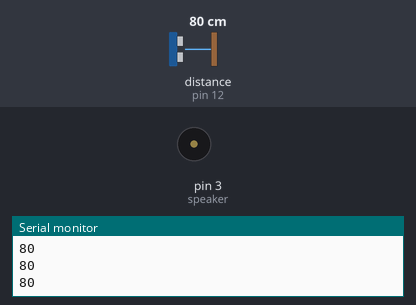
Bench run of a sketch on a simulated Arduino Uno, built with avr-gcc and run on an emulated ATmega328P. On the bench: buzzer (waves = sounding), the last lines printed to the serial monitor. Wiring (inferred from the names in the program): ultrasonic range finder: trigger pin 12; echo pin 12. The inputs (shaded band) are chosen by the test bench; at power-on: distance to the obstacle (sensor on pin 12) 80 cm. The echo pulse lasts 58.3 µs per cm.

Above: at 1.2 s.
1.3 s: distance to the obstacle (sensor on pin 12) set to 53 cm
2.8 s: distance to the obstacle (sensor on pin 12) set to 44 cm
At 4.1 s:
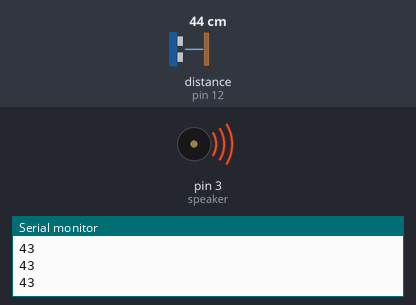
Timing chart, 0 to 5.8 s (numbered marks = the images above; inputs shaded):
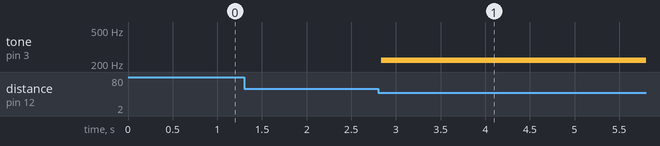

Measured:
- the behaviour switches between 50 and 49 cm on distance to the obstacle (sensor on pin 12) (found by bisection; images 0 and 1)
- after the input at 2.8 s, tone on pin 3 (speaker): silent → 220 Hz at once

The sketch:

rangiano.ino
```cpp
// RANGIANO (range piano)
// Plays notes by changing distance
// Check readme.md for details


#include "melody.h"


// PINS
const int sensor = 12;  // Distance Sensor
const int speaker = 3; // Speaker


// WORKING RANGE of our instrument, where it will play melody
// Set it small to play with hand
// Set it large to play by walking
#define FAR 50 // cm
#define NEAR 5  // cm
const int range = FAR - NEAR;


// MELODY
// melody is set in melody.h

// to set note length in generateSound() method
// and standardize delays
#define NOTE_DURATION 100  // milliseconds

// number of notes
const int notesCount = sizeof(notes)/sizeof(notes[0]);

// length of a subrange for every note
const float noteStep = (float)range / (float)notesCount;

// to separate sequence of identical notes when played by tone()
int currentNoteIndex = 0;
int currentFreq = 0;


// DIRECTION OF PLAYING
// by default melody is played by approaching the sensor
 #define GOAWAY false   // set true to play by moving away from sensor

// METHOD OF PLAYING
// by default uses builtin tome() method: smooth, but with caveats (read method)
 #define GENERATE false  // set true to play by digitalWrite() and delay(): with pause, but more realiable


void setup() {
  // initialize serial communication:
  Serial.begin(9600);

  //  set speaker
  pinMode(speaker,OUTPUT);
  digitalWrite(speaker,LOW);
}

void loop() {
  // establish variables for duration of the ping, and the distance result
  // in inches and centimeters:
  long duration, inches, cm;

  // The PING))) is triggered by a HIGH pulse of 2 or more microseconds.
  // Give a short LOW pulse beforehand to ensure a clean HIGH pulse:
  pinMode(sensor, OUTPUT);
  digitalWrite(sensor, LOW);
  delayMicroseconds(2);
  digitalWrite(sensor, HIGH);
  delayMicroseconds(5);
  digitalWrite(sensor, LOW);

  // The same pin is used to read the signal from the PING))): a HIGH pulse
  // whose duration is the time (in microseconds) from the sending of the ping
  // to the reception of its echo off of an object.
  pinMode(sensor, INPUT);
  duration = pulseIn(sensor, HIGH);

  // convert the time into a distance
  // inches = microsecondsToInches(duration);
  cm = microsecondsToCentimeters(duration);
  Serial.println(cm);

  if (cm > NEAR && cm < FAR - 1) {
    // to calculate note index in melody array
    // we need to find distance from the "zero" of range

    // find note index depending on direction of playing
    int index = 0;
    if (GOAWAY){
      index = (cm - NEAR) / noteStep;  // play starting from lowest distance
    } else {
      index = (FAR - cm) / noteStep;    // play starting from far end of the range
    }

    // To play choose either of methods (uncomment)
    if (GENERATE) {
      generateSound(index); // generates sound
    } else {
      useTone(index); // uses builtin tone()
    }

  } else {
    // mute sound, when out of playing range
    // if sound produced by tone()
    noTone(speaker);

    // wait before pinging
    delay(NOTE_DURATION);
  }
}

void generateSound(uint8_t noteIndex)
{
    // Generate sound from note's half-period

    // convert note frequency to half of period (in microseconds)
    // period = 1/Hz/2*1000000
    float halfPeriod = 1/notes[noteIndex]/2*1000000;

    // compensate reduction of note duration because of its frequency:
    // noteDuration (in milliseconds) = X * (half of period (in milliseconds))
    int playTime = NOTE_DURATION/(halfPeriod/(float)1000);

    // generate sound
    for(int i=0;i<playTime;i++)
    {
        digitalWrite(speaker,HIGH);
        delayMicroseconds(halfPeriod);
        digitalWrite(speaker,LOW);
        delayMicroseconds(halfPeriod);
    }
}

void useTone(uint8_t noteIndex)
{
    // Play by tone()
    // eliminates sound pulsation needed for ping,
    // but may interfere the signal of distance sensor

    int freq = (int)notes[noteIndex];

    if (noteIndex != currentNoteIndex && freq == currentFreq) {
      noTone(speaker);
      delay(NOTE_DURATION/2);
    }
    currentFreq = freq;
    currentNoteIndex = noteIndex;

    // play sound
    tone(speaker, freq);

    // let sound play a bit
    delay(NOTE_DURATION);
}

long microsecondsToInches(long microseconds) {
  // According to Parallax's datasheet for the PING))), there are 73.746
  // microseconds per inch (i.e. sound travels at 1130 feet per second).
  // This gives the distance travelled by the ping, outbound and return,
  // so we divide by 2 to get the distance of the obstacle.
  // See: http://www.parallax.com/dl/docs/prod/acc/28015-PING-v1.3.pdf
  return microseconds / 74 / 2;
}

long microsecondsToCentimeters(long microseconds) {
  // The speed of sound is 340 m/s or 29 microseconds per centimeter.
  // The ping travels out and back, so to find the distance of the object we
  // take half of the distance travelled.
  return microseconds / 29 / 2;
}
```

melody.h
```cpp
#include "notes_frequencies.h"

// Uncomment only one notes[] constant


// BASIC SCALE
//
// const float notes[] = { C4_N, D4_N, E4_N, F4_N, G4_N, A4_N, B4_N, C5_N };


// MELODIES
//
// Imperial March
// thanks to https://www.musicnotes.com/sheetmusic/mtd.asp?ppn=MN0133739
const float notes[] = {
 A3_N, A3_N, A3_N, F3_N, C4_N, A3_N, F3_N, C4_N, A3_N,
 E4_N, E4_N, E4_N, F4_N, C4_N, GS3_N, F3_N, C4_N, A3_N//, A4_N, A3_N, A3_N, A4_N, GS4_N, G4_N
};

// Yesterday
// thanks to https://easy-letter-notes.com/yesterday-piano-tabs/
//const float notes[] = {
//  D4_N, C4_N, C4_N, E4_N, F4_N, G4_N, A4_N, B4_N, C5_N, B4_N, A4_N, A4_N
//};

// Jingle Bells
// thanks to https://www.music-scores.com/midi.php?sheetmusic=Xmas_Jingle_Bells_very_easy_piano
//const float notes[] = {
//  E4_N, E4_N, E4_N, E4_N, E4_N, E4_N, E4_N, G4_N, C4_N, D4_N, E4_N,
////  F4_N, F4_N, F4_N, F4_N, F4_N, E4_N, E4_N, E4_N, E4_N, E4_N, D4_N, D4_N, E4_N, D4_N, G4_N,
//};

// Happy Birthday
// thanks to https://www.letsplaykidsmusic.com/happy-birthday-easy-piano-music/
// const float notes[] = {
//   G4_N, G4_N, A4_N, G4_N, C5_N, B4_N, G4_N, G4_N, A4_N, G4_N, D5_N, C5_N,
//   G4_N, G4_N, G5_N, E5_N, C5_N, B4_N, A4_N, F4_N, F4_N, E4_N, C4_N, D4_N, C4_N
// };

// Smoke On The Water
// thanks to https://pianoletternotes.blogspot.com/2019/02/smoke-on-water-by-deep-purple.html
//const float notes[] = {
//  G4_N, AS4_N, C5_N, G4_N, AS4_N, CS5_N, C5_N, G4_N, AS4_N, C5_N, AS4_N, G4_N
//};

// Super Mario Bros. Theme
// thanks to https://noobnotes.net/super-mario-bros-theme-nintendo/
//const float notes[] = {
//  C5_N, G4_N, E4_N, A4_N, B4_N, AS4_N, A4_N, G4_N, E5_N, G5_N, A5_N,
//  F5_N, G5_N, E5_N, C5_N, D5_N, B4_N
//};
```

notes_frequencies.h
```cpp
// frequencies from https://pages.mtu.edu/~suits/notefreqs.html
// in Hz

#define	C0_N    16.35
#define	CS0_N 	17.32
#define	D0_N    18.35
#define	DS0_N 	19.45
#define	E0_N    20.6
#define	F0_N    21.83
#define	FS0_N 	23.12
#define	G0_N    24.5
#define	GS0_N 	25.96
#define	A0_N    27.5
#define	AS0_N 	29.14
#define	B0_N    30.87
#define	C1_N    32.7
#define	CS1_N 	34.65
#define	D1_N    36.71
#define	DS1_N 	38.89
#define	E1_N    41.2
#define	F1_N    43.65
#define	FS1_N 	46.25
#define	G1_N    49
#define	GS1_N 	51.91
#define	A1_N    55
#define	AS1_N 	58.27
#define	B1_N    61.74
#define	C2_N    65.41
#define	CS2_N 	69.3
#define	D2_N    73.42
#define	DS2_N 	77.78
#define	E2_N    82.41
#define	F2_N    87.31
#define	FS2_N 	92.5
#define	G2_N    98
#define	GS2_N 	103.83
#define	A2_N    110
#define	AS2_N 	116.54
#define	B2_N    123.47
#define	C3_N    130.81
#define	CS3_N 	138.59
#define	D3_N    146.83
#define	DS3_N 	155.56
#define	E3_N    164.81
#define	F3_N    174.61
#define	FS3_N 	185
#define	G3_N    196
#define	GS3_N 	207.65
#define	A3_N    220
#define	AS3_N 	233.08
#define	B3_N    246.94
#define	C4_N    261.63
#define	CS4_N 	277.18
#define	D4_N    293.66
#define	DS4_N 	311.13
#define	E4_N    329.63
#define	F4_N    349.23
#define	FS4_N 	369.99
#define	G4_N    392
#define	GS4_N 	415.3
#define	A4_N    440
#define	AS4_N 	466.16
#define	B4_N    493.88
#define	C5_N    523.25
#define	CS5_N 	554.37
#define	D5_N    587.33
#define	DS5_N 	622.25
#define	E5_N    659.25
#define	F5_N    698.46
#define	FS5_N 	739.99
#define	G5_N    783.99
#define	GS5_N 	830.61
#define	A5_N    880
#define	AS5_N 	932.33
#define	B5_N    987.77
#define	C6_N    1046.5
#define	CS6_N 	1108.73
#define	D6_N    1174.66
#define	DS6_N 	1244.51
#define	E6_N    1318.51
#define	F6_N    1396.91
#define	FS6_N 	1479.98
#define	G6_N    1567.98
#define	GS6_N 	1661.22
#define	A6_N    1760
#define	AS6_N 	1864.66
#define	B6_N    1975.53
#define	C7_N    2093
#define	CS7_N 	2217.46
#define	D7_N    2349.32
#define	DS7_N 	2489.02
#define	E7_N    2637.02
#define	F7_N    2793.83
#define	FS7_N 	2959.96
#define	G7_N    3135.96
#define	GS7_N 	3322.44
#define	A7_N    3520
#define	AS7_N 	3729.31
#define	B7_N    3951.07
#define	C8_N    4186.01
#define	CS8_N 	4434.92
#define	D8_N    4698.63
#define	DS8_N 	4978.03
#define	E8_N    5274.04
#define	F8_N    5587.65
#define	FS8_N 	5919.91
#define	G8_N    6271.93
#define	GS8_N 	6644.88
#define	A8_N    7040
#define	AS8_N 	7458.62
#define	B8_N    7902.13
```
